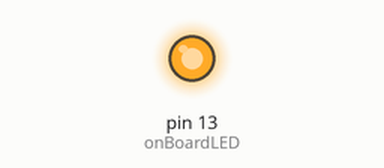
Recording of a sketch running on a simulated Arduino Uno, built with avr-gcc and run on an emulated ATmega328P. On the bench: output pins drawn as LEDs (lit = HIGH).

Above: at 1.0 s.
At 3.0 s:
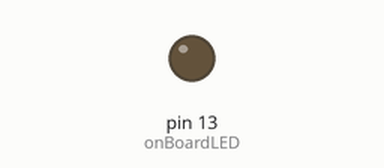
Timing chart, 0 to 5.2 s (numbered marks = the images above):
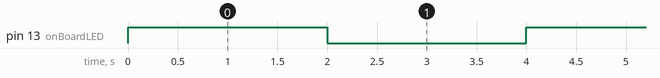

The sketch:

OnboardLEDBlink.ino
```cpp
#define onBoardLED 13

void setup() {
  // put your setup code here, to run once:
pinMode(onBoardLED,OUTPUT);
}

void loop() {
  // put your main code here, to run repeatedly:
digitalWrite(onBoardLED,HIGH);
delay(2000);
digitalWrite(onBoardLED,LOW);
delay(2000);
}
```

Measured:
- by itself, pin 13 (onBoardLED): alternates HIGH for 2.0 s and LOW for 2.0 s
